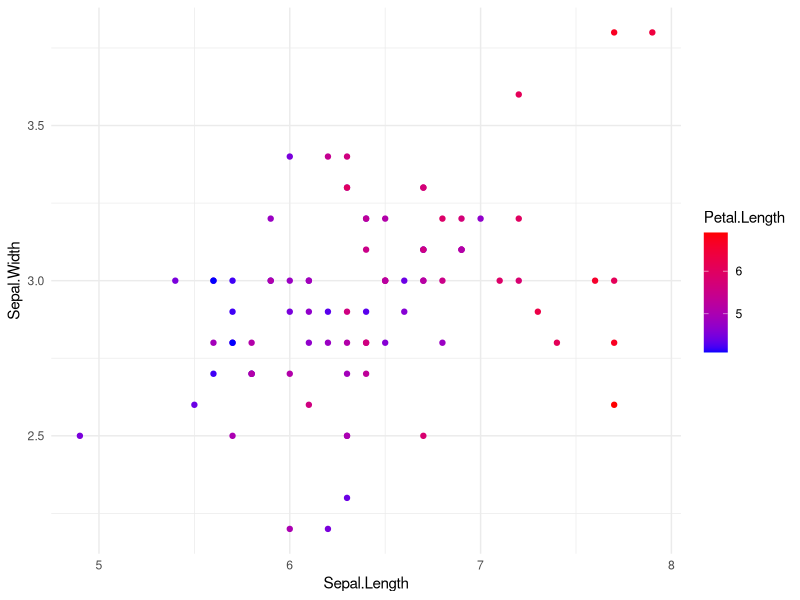
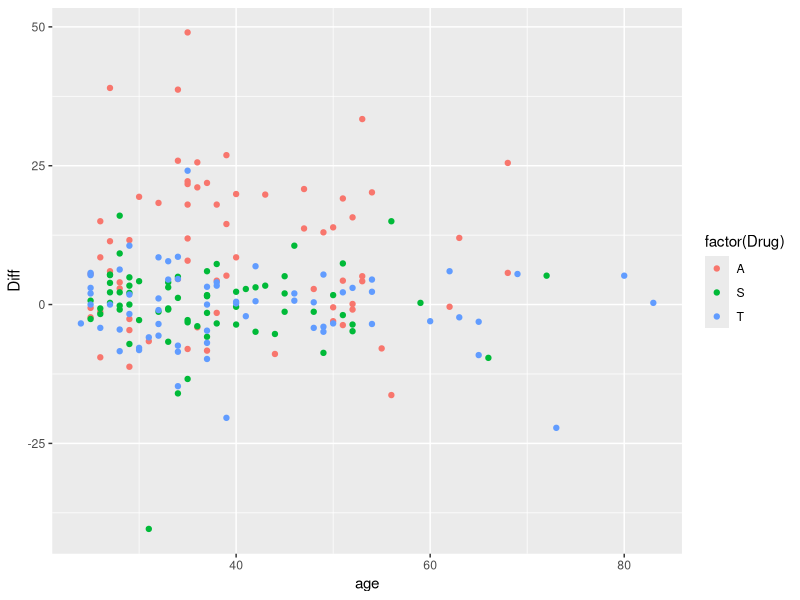
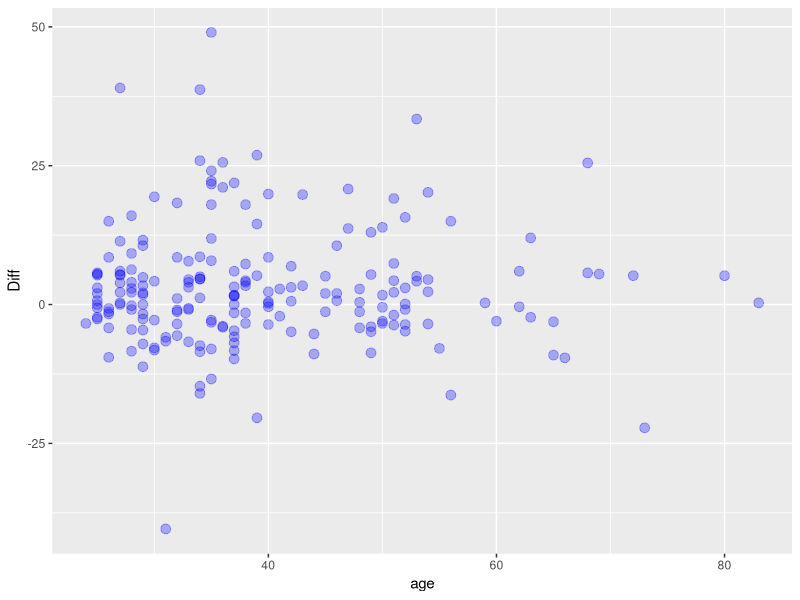
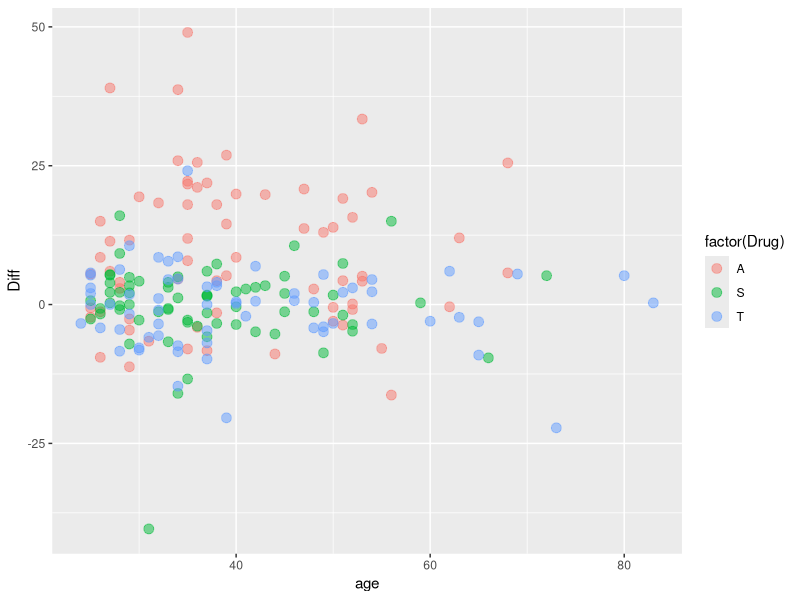
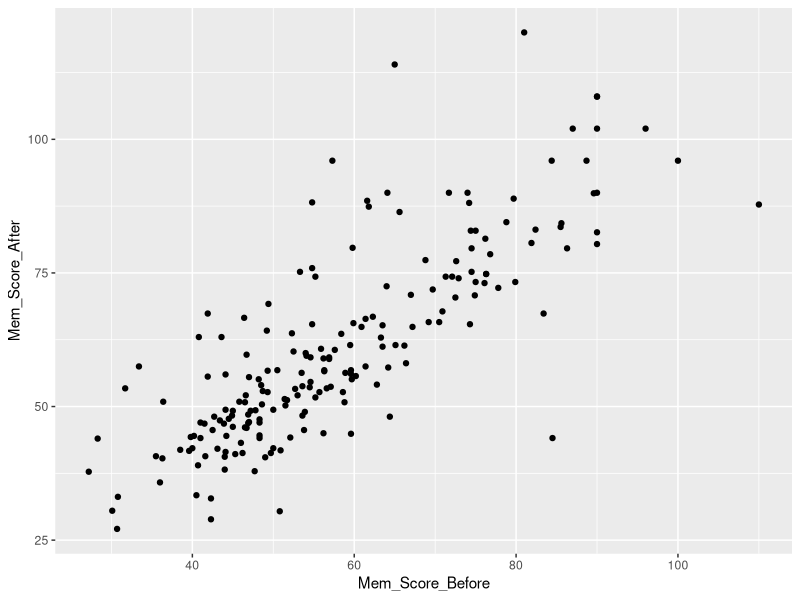
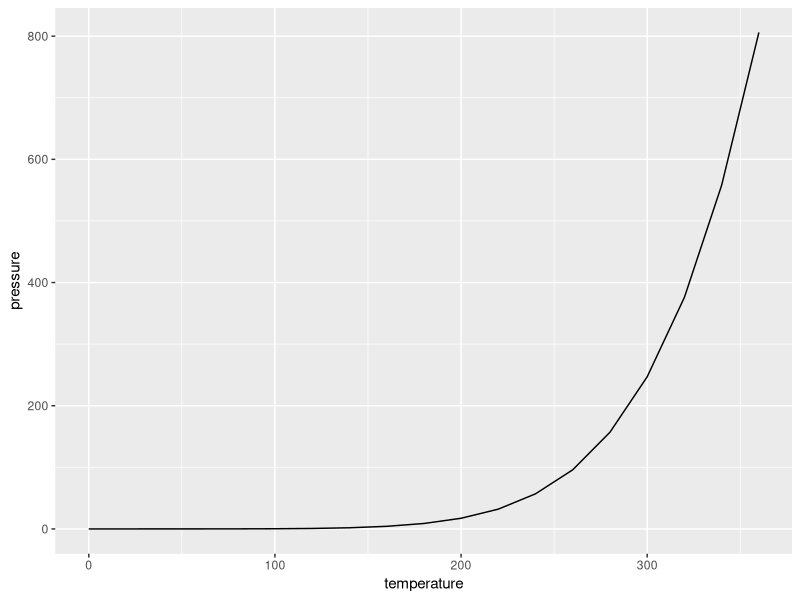
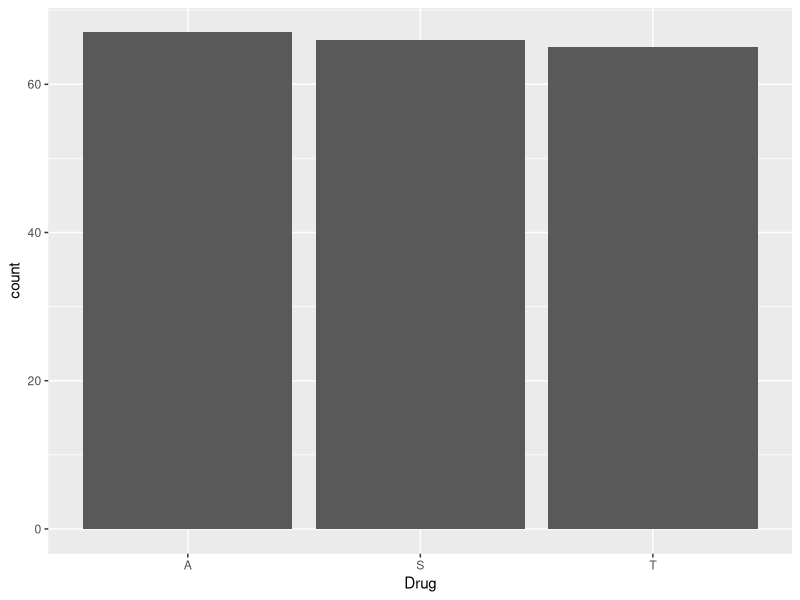
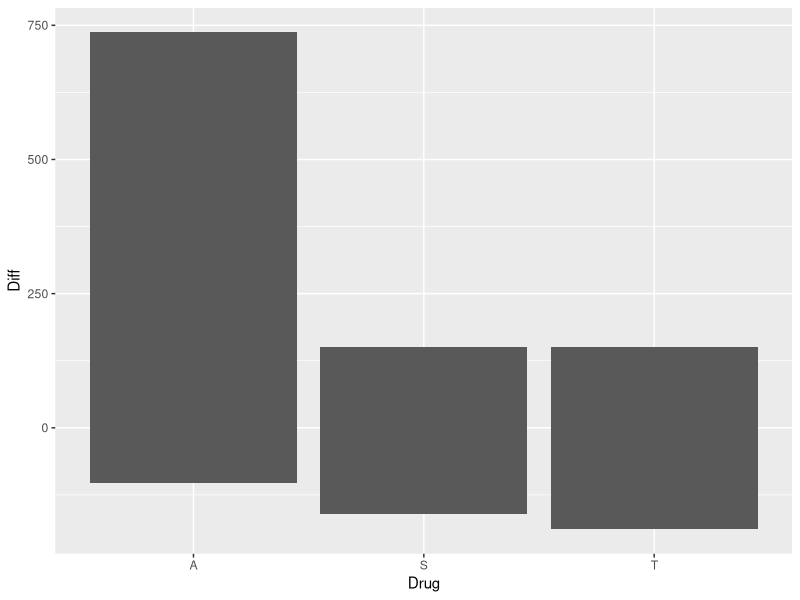

The R script that drew these images, in order:
## ---- chunk 1
knitr::opts_chunk$set(echo = TRUE)
## ---- chunk 2
# Install tidyverse if not already installed
if (!requireNamespace("tidyverse", quietly = TRUE)) {
  install.packages("tidyverse")
}

# Load the tidyverse
library(tidyverse)
## ---- chunk 3
Isd <- read_csv('data/Islander_data.csv')

Isd
## ---- chunk 4
# Create a dummy dataset
set.seed(42)
data <- tibble(
  YourCategory = factor(sample(LETTERS[1:5], 100, replace = TRUE)),
  YourVariable = rnorm(100, mean = 50, sd = 10),
  YourOtherVariable = rnorm(100, mean = 20, sd = 2)
)
head(data)
## ---- chunk 5
# Summarize the data
data_summary <- data %>% 
  group_by(YourCategory) %>%
  summarize(
    mean_value = mean(YourVariable, na.rm = TRUE),
    n = n()
  ) %>%
  arrange(desc(mean_value))

head(data_summary)
## ---- chunk 6
# New column using mutate and case_when statement
# note that we are overwriting (updating) the original data
data <- data %>%
  mutate(
    HalfOfOtherVariabel = YourOtherVariable / 2, # we can add another column based on existing columns
    YourGroup = case_when(
      YourCategory %in% c("A", "B") ~ "Group 1", # combine A and B into Group 1
      YourCategory %in% c("C", "D") ~ "Group 2", # combine C and D into Group 2
      TRUE ~ "Other"                             # case_when needs fallback default value, 
                                                 # if none of the above match
    ),
    NewVariable = case_when(
      YourVariable > 60 ~ YourVariable * 2,  # Double values above 60
      YourVariable < 40 ~ YourVariable / 2,  # Halve values below 40
      TRUE ~ YourVariable                    # Keep as is otherwise
    )
  )
head(data)
## ---- chunk 7



## ---- chunk 8
# Define data and aesthetics
plot <- ggplot(data = iris %>% filter(Petal.Length > 4), aes(x = Sepal.Length, y = Sepal.Width, color = Petal.Length)) +
  geom_point() + 
  scale_color_continuous(low = "blue", high = "red") + 
  theme_minimal()

# Display the final plot
plot
## ---- chunk 9
Isd <- read_csv('data/Islander_data.csv')
# Create a scatter plot with aesthetics mapped to variables
scatter_plot <- ggplot(Isd, aes(x = age, y = Diff, color = factor(Drug))) +
  geom_point()

scatter_plot
## ---- chunk 10
# Modify the size and transparency of points within the geom
scatter_plot_independent_aes <- ggplot(Isd, aes(x = age, y = Diff)) +
  geom_point(size = 3, alpha = 0.3, color='blue')

scatter_plot_independent_aes

scatter_plot_data_related_aes <- ggplot(Isd, aes(x = age, y = Diff)) +
  geom_point(size = 3, alpha = 0.5, aes(color = factor(Drug)))

scatter_plot_data_related_aes

## ---- chunk 11
# Use Islander dataset as an example
head(Isd)

# Create a scatterplot of memory score before vs memory score after taking the drug
scatter_plot <- ggplot(Isd, aes(x = Mem_Score_Before, y = Mem_Score_After)) +
  geom_point()

scatter_plot
## ---- chunk 12
# Use the pressure dataset as an example
head(pressure)

# Create a line plot of temperature vs. pressure
line_plot <- ggplot(pressure, aes(x = temperature, y = pressure)) +
  geom_line()

line_plot
## ---- chunk 13
# Use Islander dataset as an example
head(Isd)

# on categorical data, count how many instances of each appears in the data
bar_plot <- ggplot(Isd, aes(x = Drug)) +
  geom_bar()

bar_plot

# on numerical data (y-axis) sum up all values, relative to x axis categories
column_plot <- ggplot(Isd, aes(x = Drug, y = Diff)) +
  geom_col()

column_plot
## ---- chunk 14
# Create a histogram of the mpg variable from the mtcars dataset
histogram_plot <- ggplot(Isd, aes(x = age)) +
  geom_histogram(binwidth = 2)

histogram_plot
## ---- chunk 15
# Create a box plot of price by cut for the diamonds dataset
box_plot <- ggplot(Isd, aes(x = Drug, y = Diff)) +
  geom_boxplot()

box_plot
## ---- chunk 16

jittered_plot <- ggplot(Isd, aes(x = Drug, y = Diff)) +
  geom_point(position = position_jitter(width = 0.4), alpha = 0.5) +
  geom_boxplot(aes(fill = Drug), alpha = 0.2, outlier.shape = NA) +
  theme_minimal()

jittered_plot
## ---- chunk 17
# Use the mtcars dataset as an example
head(mtcars)

# Create a scatter plot of mpg (miles per gallon) vs. wt (weight) with a smoothed line
scatter_plot_smooth <- ggplot(mtcars, aes(x = wt, y = mpg)) +
  geom_point() +
  geom_smooth(formula = y ~ x, method = "loess", se = FALSE, linetype = "dashed", color = "blue") +
  theme_minimal()

scatter_plot_smooth

# Annotate specific data points with text labels
scatter_plot_annotate <- scatter_plot_smooth +
  geom_text(data = subset(mtcars, mpg > 30 | wt > 5), 
            size = 3, hjust = 0.25, vjust = 1.5, 
            mapping = aes(label=rownames(subset(mtcars, mpg > 30 | wt > 5)))) +
  annotate(geom = 'text', x = 5, y = 30, label="Text that I can add here", color="blue")

scatter_plot_annotate
## ---- chunk 18



## ---- chunk 19

# Scatter plot with log-scaled y-axis using mtcars data
scatter_plot_scaled <- ggplot(mtcars, aes(x = mpg, y = hp)) +
  geom_point(alpha = 0.5) +
  scale_y_continuous(trans = "log10")

scatter_plot_scaled
## ---- chunk 20
# Calculate the median mpg for each cylinder category
cyl_median <- mtcars %>%
  group_by(cyl) %>%
  summarize(median_mpg = median(mpg, na.rm = TRUE)) %>%
  arrange(median_mpg)

# Create a box plot with reordered cylinder categories
box_plot_scaled <- ggplot(mtcars, aes(x = factor(cyl), y = mpg)) +
  geom_boxplot() +
  scale_x_discrete(limits = factor(cyl_median$cyl)) +
  theme(axis.text.x = element_text(angle = 45, hjust = 1)) + 
  xlab('Number of cylinders')

box_plot_scaled
## ---- chunk 21
# Create a box plot with reordered cylinder categories and color scaling
box_plot_color_scaled <- ggplot(mtcars, aes(x = factor(cyl), y = mpg)) +
  geom_boxplot(alpha = 0.4, outlier.shape = NA) +  # fill based on disp
  geom_jitter(aes(color = disp), width = 0.3) +  # jitter points colored by disp
  scale_x_discrete(limits = factor(cyl_median$cyl)) +
  scale_color_gradient(low = "blue", high = "red") +  # gradient color for jitter points
  theme(axis.text.x = element_text(angle = 45, hjust = 1))

box_plot_color_scaled
## ---- chunk 22
# Load the required packages
# library(forcats)

# # Recode the Drug variable
Isd_refactored <- Isd %>%
  mutate(Drug_name = fct_recode(Drug,
                                "Alprazolam" = "A",
                                "Triazolam" = "T",
                                "Sugar" = "S"))

head(Isd_refactored)
## ---- chunk 23
# Create a new column with reordered genre based on the median intgross
Isd_reordered <- Isd_refactored %>%
  mutate(Drug_reordered = fct_reorder(Drug_name, Diff, .fun = max, .desc = TRUE))

head(Isd_reordered)
## ---- chunk 24
# Create a bar plot of the reordered Drug and Happy_Sad_group variables
bar_plot_reordered <- ggplot(Isd_reordered, aes(x = Drug_reordered, fill = Happy_Sad_group)) +
  geom_bar(position = "dodge") +
  labs(x = "Drug (reordered)", fill = "Happy/Sad Group") +
  theme(axis.text.x = element_text(angle = 45, hjust = 1))

bar_plot_reordered
## ---- chunk 25

# Create a scatter plot of Sepal.Length vs Sepal.Width and use Petal.Length for color scaling
scatter_plot_example <- ggplot(iris, aes(x = Sepal.Length, y = Sepal.Width, color = Petal.Length)) +
  geom_point(alpha = 0.7) +
  scale_color_continuous(low = "blue", high = "red") +
  theme_minimal()

scatter_plot_example
## ---- chunk 26
# Add a main title, subtitle, and axis labels
scatter_plot_labeled <- scatter_plot_example +
  labs(
    title = "Sepal Length vs. Sepal Width",
    subtitle = "Colored by Petal Length",
    x = "Sepal Length",
    y = "Sepal Width",
    color = "Petal Length"
  )

scatter_plot_labeled
## ---- chunk 27
# Set the limits for the x and y axes
scatter_plot_limited <- scatter_plot_labeled +
  xlim(4, 8) +
  ylim(2, 4) + 
  geom_point(mapping = aes(size = Petal.Width), alpha=0.4) +
  labs(size = 'Petal Width')

scatter_plot_limited
## ---- chunk 28
scatter_plot_custom_theme <- scatter_plot_limited +
  theme(
    plot.title = element_text(size = 18, face = "bold"),
    plot.subtitle = element_text(size = 14),
    axis.title = element_text(size = 12, face = "bold"),
    axis.text = element_text(size = 10),
    panel.background = element_rect(fill = "white"),
    panel.grid.major = element_line(color = "gray", linetype = "dashed", linewidth = 0.5),
    panel.grid.minor = element_line(color = "gray", linetype = "dotted", linewidth = 0.25)
  )

scatter_plot_custom_theme
## ---- chunk 29
# Save the plot as a PNG file
ggsave(
  filename = "scatter_plot_example.png",
  plot = scatter_plot_limited,
  width = 8,
  height = 5,
  dpi = 300
)
## ---- chunk 30
# Save the plot as a PDF file
ggsave(
  filename = "scatter_plot_example.pdf",
  plot = scatter_plot_custom_theme,
  width = 8,
  height = 5
)
## ---- chunk 31
# Load the required packages
library(ggplot2)
library(patchwork)

# Create a scatter plot of mpg vs. wt
scatter_plot <- ggplot(mtcars, aes(x = wt, y = mpg)) +
  geom_point(aes(color = cyl)) +
  labs(title = "Miles per Gallon vs. Weight", x = "Weight (1000 lbs)", y = "Miles per Gallon", color = "Cylinders") +
  theme_minimal()

# Create a bar plot of the number of cars per number of cylinders
bar_plot <- ggplot(mtcars, aes(x = factor(cyl))) +
  geom_bar(aes(fill = factor(cyl))) +
  labs(title = "Number of Cars per Number of Cylinders", x = "Number of Cylinders", y = "Count", fill = "Cylinders") +
  theme_minimal()

# Create a box plot of mpg per number of cylinders
box_plot <- ggplot(mtcars, aes(x = factor(cyl), y = mpg)) +
  geom_boxplot(aes(fill = factor(cyl))) +
  labs(title = "Miles per Gallon per Number of Cylinders", x = "Number of Cylinders", y = "Miles per Gallon", fill = "Cylinders") +
  theme_minimal() # + theme(legend.position = "None")
## ---- chunk 32
# Combine the plots using patchwork
combined_plot <- scatter_plot + bar_plot + box_plot + plot_layout(ncol = 1)
combined_plot
## ---- chunk 33
# Collect legends and add global title, subtitle, and caption
combined_plot_annotated <- scatter_plot / (bar_plot + box_plot) +
  plot_annotation(
    title = "Exploring the mtcars Dataset",
    subtitle = "Scatter plot, bar plot, and box plot",
    caption = "Data source: mtcars",
    tag_levels = 'A'
  ) +
  plot_layout(guides = "collect")

combined_plot_annotated
## ---- chunk 34



